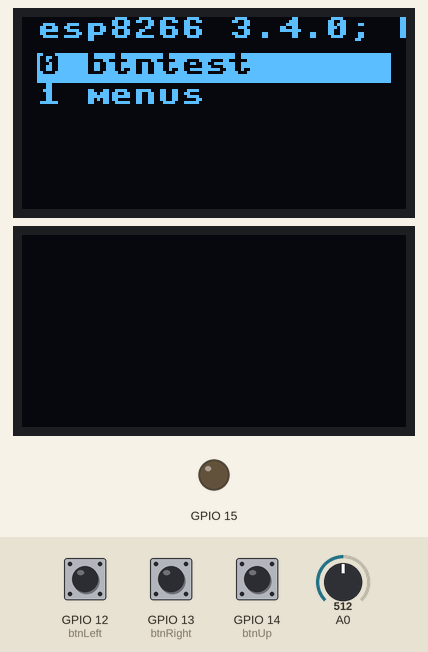
Recording of a program running on a simulated ESP8266 board running MicroPython. On the bench: 2 × 128×64 one-colour display, output pins drawn as LEDs (lit = HIGH). Dashed ring = blinking. The test bench sets the inputs (shaded band); at power-on: GPIO 13 (btnRight) HIGH, A0 = 512, GPIO 12 (btnLeft) HIGH, GPIO 14 (btnUp) HIGH (analog values on the 0–1023 scale). Pins used as bus, display or sensor lines are not drawn.

Above: at 1.2 s.
1.3 s: GPIO 13 (btnRight) pulled LOW for 0.15 s
At 1.6 s:
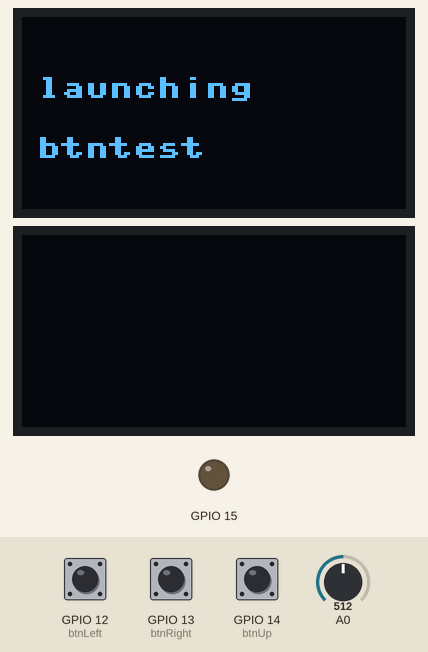
4.4 s: A0 set to 75
At 4.9 s:
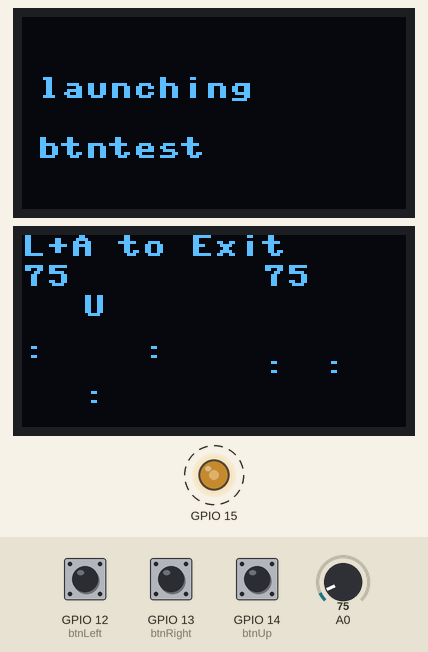
7.4 s: A0 set to 65
At 7.7 s:
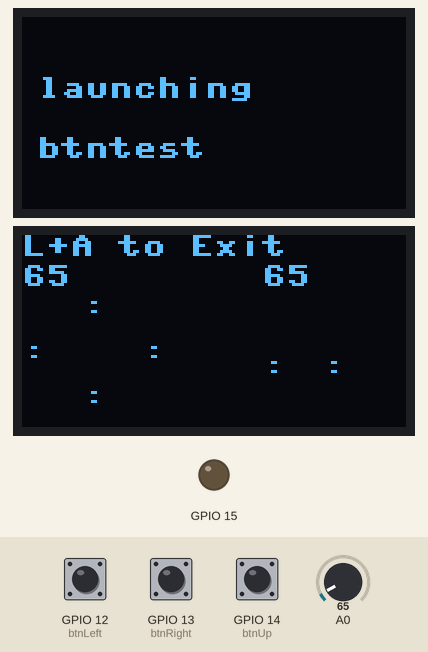
8.9 s: A0 set to 306
At 9.01 s:
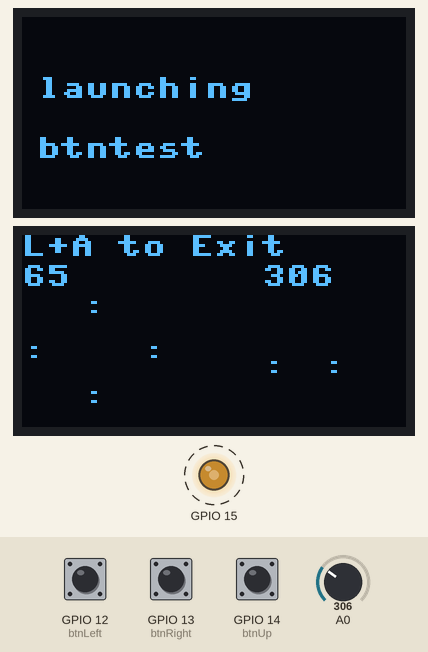
11.9 s: A0 set to 716
At 12.32 s:
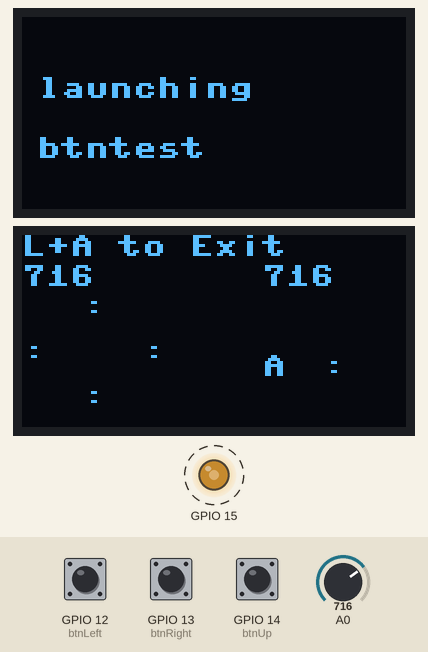
14.0 s: A0 set to 900
At 14.3 s:
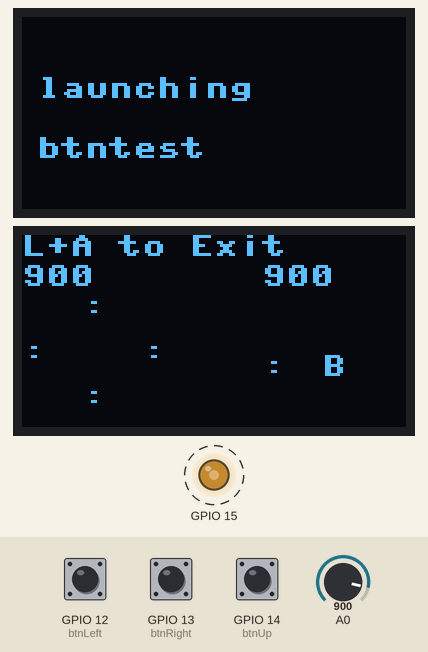
Timing chart, 0 to 16.9 s (numbered marks = the images above; inputs shaded):
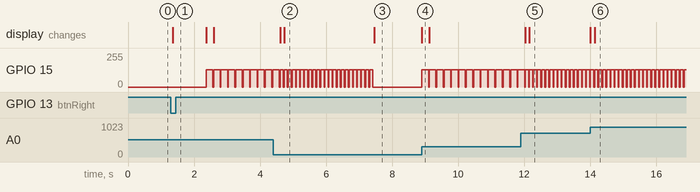

The program:

menu.py
```python
import os
import sys
import gc
from machine import Pin, I2C
from utime import sleep_ms, ticks_ms, ticks_diff
module_name = ""

def pressed (btn, wait_release=False) :
  if not btn.value():
    sleep_ms (30)
    if btn.value():
      return False
    #wait for key release
    while wait_release and not btn.value() :
      sleep_ms (5)
    return True
  return False
def do_menu () :
  global module_name
  btnLeft = Pin(12, Pin.IN, Pin.PULL_UP)
  btnRight = Pin(13, Pin.IN, Pin.PULL_UP)
  btnUp = Pin(14, Pin.IN, Pin.PULL_UP)
  btnDown = Pin(2, Pin.IN, Pin.PULL_UP)
  import ssd1306


  # configure oled display I2C SSD1306
  i2c = I2C(-1, Pin(5), Pin(4))   # SCL, SDA
  display = ssd1306.SSD1306_I2C(128, 64, i2c)


  SKIP_NAMES = ("boot", "main", "menu")


  files = [item[0] for item in os.ilistdir(".") if item[1] == 0x8000]
        # print("Files: %r" % files)

  module_names = [
      filename.rsplit(".", 1)[0]
      for filename in files
      if (filename.endswith(".py") or  filename.endswith(".mpy") ) and not filename.startswith("_")
  ]
  module_names = [module_name for module_name in module_names if not module_name in SKIP_NAMES]
  module_names.sort()
  tot_file = len(module_names)
  tot_rows = const(5)
  screen_pos = 0
  file_pos = 0

  launched = False
  while not launched :
    display.fill(0)
    display.text(sys.platform + " " + sys.version, 5, 0, 1)
    i = 0
    for j in range (file_pos, min(file_pos+tot_rows, tot_file)) :
      current_row = 12 + 10 *i
      if i == screen_pos :
        display.fill_rect(5, current_row, 118, 10, 1)
        display.text(str(j) + " " + module_names[j], 5, current_row, 0)
      else:
        display.fill_rect(5, current_row, 118, 10, 0)
        display.text(str(j) + " " + module_names[j], 5, current_row, 1)
      i+=1

    if pressed(btnUp):
      if screen_pos > 0 :
        screen_pos -= 1
      else :
          if file_pos > 0 :
            file_pos = max (0, file_pos - tot_rows)
            screen_pos=tot_rows-1

    if pressed(btnDown):
      if screen_pos < min(tot_file - file_pos - 1, tot_rows -1) :
        screen_pos = min(tot_file-1, screen_pos + 1)
      else :
        if file_pos + tot_rows < tot_file :
          file_pos = min (tot_file, file_pos + tot_rows)
          screen_pos=0

    if pressed(btnRight):
      display.fill(0)
      display.text("launching " , 5, 20, 1)
      display.text(module_names[file_pos + screen_pos], 5, 40, 1)
      display.show()
      sleep_ms(1000)
      module_name = module_names[file_pos + screen_pos]
      return True

    if pressed(btnLeft):
      launched = True
      display.fill(0)
      display.text("exited ", 5, 24, 1)
      display.show()
      return False
    display.show()

go_on = True
while go_on :
  go_on = do_menu()
  if go_on :
    gc.collect()
    module = __import__(module_name)
    del sys.modules[module_name]
    gc.collect()
```

Measured:
- the behaviour switches between 71 and 70 on A0 (found by bisection; images 2 and 3)
- after the input at 1.3 s, GPIO 15: alternates 128/255 for 0.20 s and 0/255 for 0.02 s, starting after 1.1 s; the display: changes after 0.05 s (image 1)
- after the input at 4.4 s, GPIO 15: alternates 128/255 for 0.10 s and 0/255 for 0.02 s, starting after 0.30 s; the display: first changes after 0.20 s (image 2 shows a later state)
- after the input at 7.4 s, GPIO 15: goes on until 7.4 s, then stays 0/255; the display: changes after 0.06 s (image 3)
- after the input at 8.9 s, GPIO 15: alternates 128/255 for 0.20 s and 0/255 for 0.02 s, starting at once; the display: changes at once (image 4)
- after the input at 11.9 s, GPIO 15: alternates 128/255 for 0.10 s and 0/255 for 0.02 s, starting after 0.23 s; the display: first changes after 0.13 s (image 5 shows a later state)
- after the input at 14.0 s, the display: first changes at once (image 6 shows a later state)
